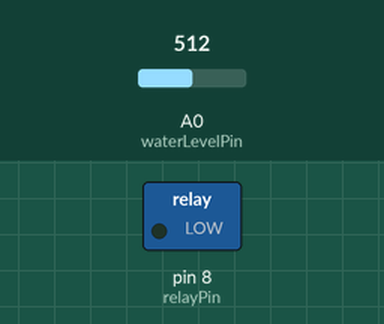
Recording of a sketch running on a simulated Arduino Uno, built with avr-gcc and run on an emulated ATmega328P. Shown: switched loads named in the sketch (green lamp = pin HIGH). The test bench sets the inputs (shaded band); at power-on: A0 (waterLevelPin) = 512. What the sketch prints to the serial monitor is not drawn.

Above: at 5.8 s.
5.9 s: A0 (waterLevelPin) set to 352
11.9 s: A0 (waterLevelPin) set to 332
At 16.3 s:
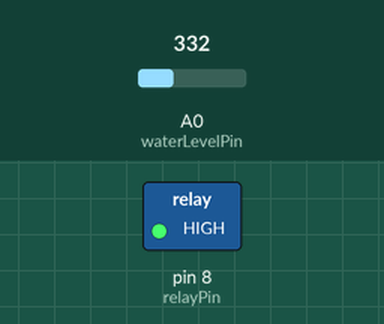
17.9 s: A0 (waterLevelPin) set to 511
At 20.8 s:
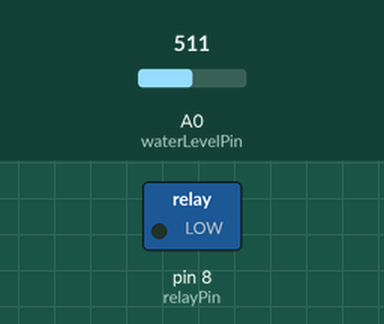
23.9 s: A0 (waterLevelPin) set to 306
At 26.5 s:
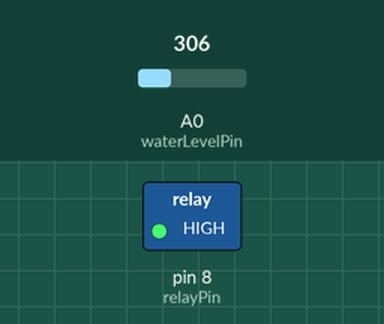
Timing chart, 0 to 28.0 s (numbered marks = the images above; inputs shaded):
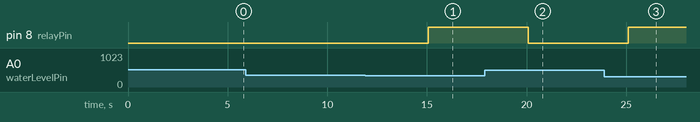

The sketch:

cspirrigation.ino
```cpp
 #include <SoftwareSerial.h>
 const int waterLevelPin = A0;
 const int relayPin = 8;
 SoftwareSerial bluetooth(10, 11);

 void setup() {
 pinMode(waterLevelPin, INPUT);
 pinMode(relayPin, OUTPUT);
 Serial.begin(9600);
 bluetooth.begin(9600);
 }
 void loop() {
 int waterLevel = analogRead(waterLevelPin);
 float inches = map(waterLevel, 0, 1023, 0, 12); // Adjust mapping based on sensor specs
 Serial.print("Water Level (inches): ");
 Serial.println(inches);
 // Check water level and send status to Bluetooth terminal
 if (inches < 4.0) {
 digitalWrite(relayPin, HIGH);
 Serial.print("Water pump is ON ");
 // Send status to mobile app indicating the water pump is ON
 bluetooth.println("Water Pump: ON");
 }
 else {
 digitalWrite(relayPin, LOW);
 Serial.print("Water pump is OFF");
 // Send status to mobile app indicating the water pump is OFF
 bluetooth.println("Water Pump: OFF");
 }
 delay(5000);
 }
```

Measured:
- the behaviour switches between 341 and 340 on A0 (waterLevelPin) (found by bisection; images 0 and 1)
- after the input at 5.9 s, every drawn part: stays the same
- after the input at 11.9 s, pin 8 (relayPin): LOW → HIGH after 3.2 s
- after the input at 17.9 s, pin 8 (relayPin): HIGH → LOW after 2.2 s
- after the input at 23.9 s, pin 8 (relayPin): LOW → HIGH after 1.2 s
